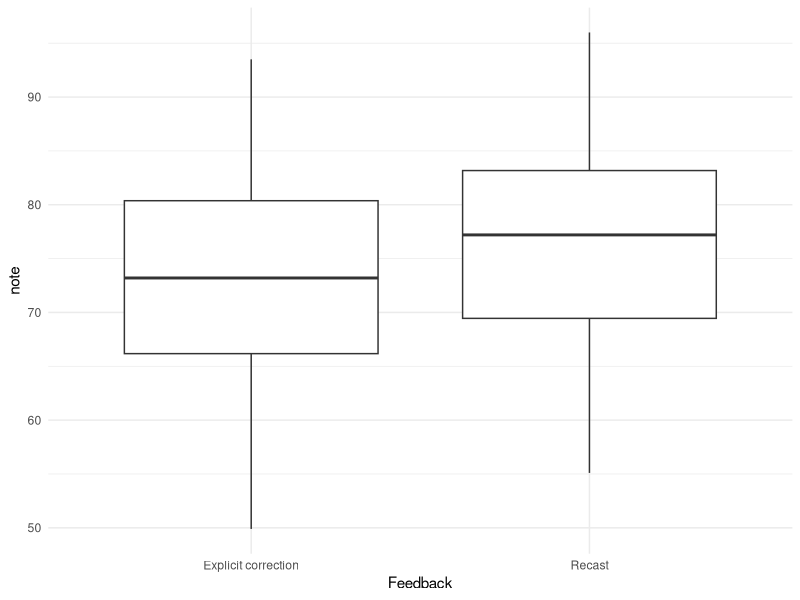
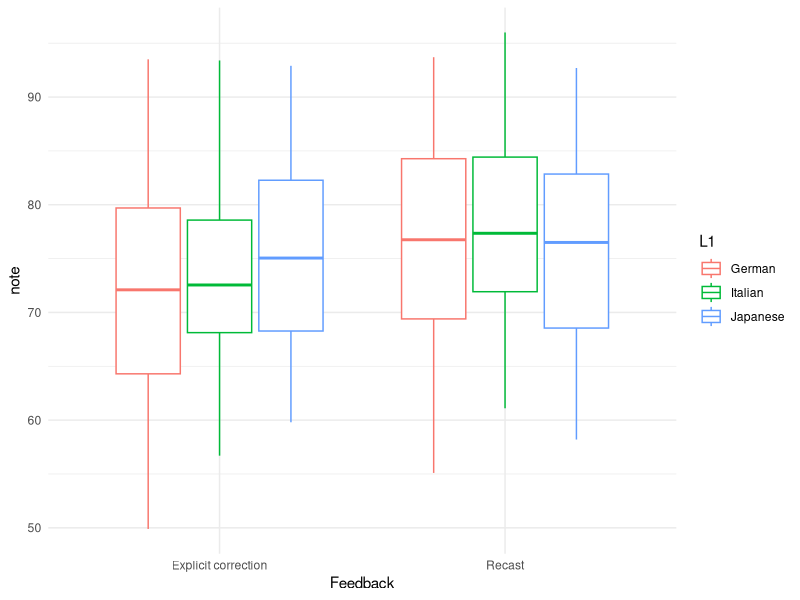
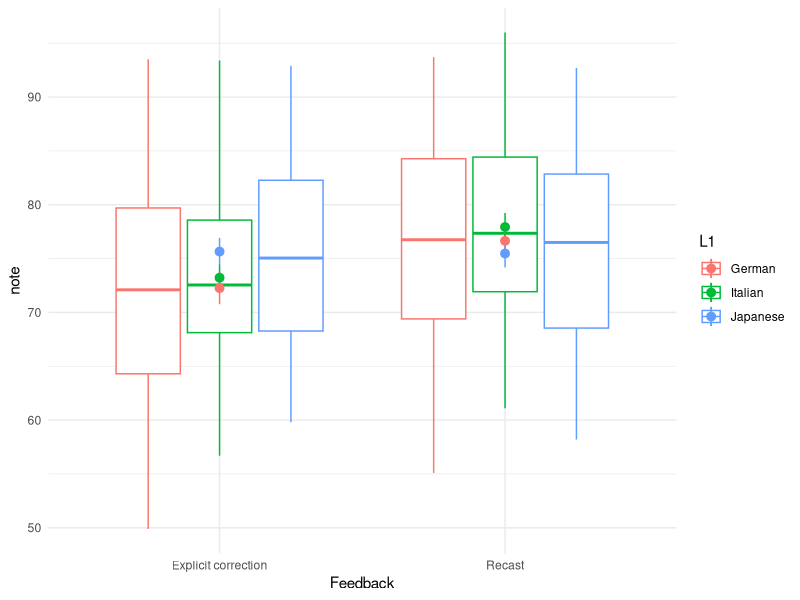
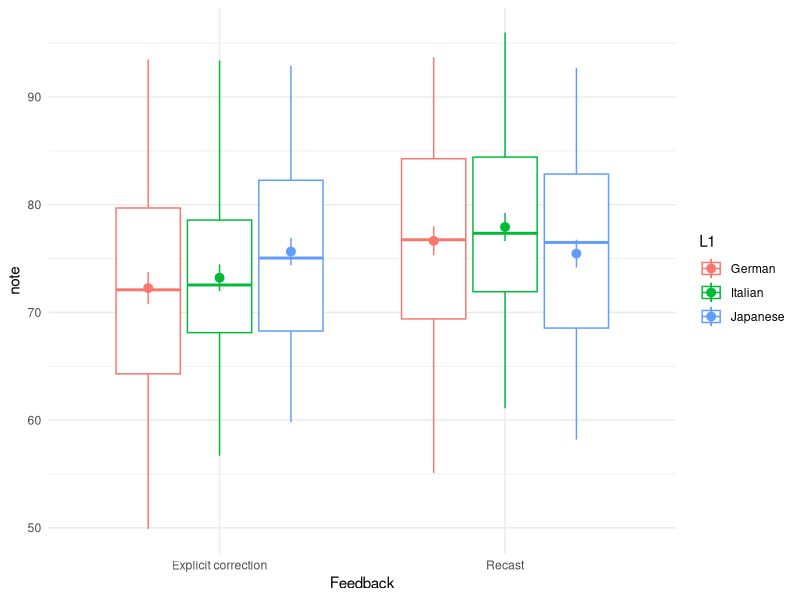
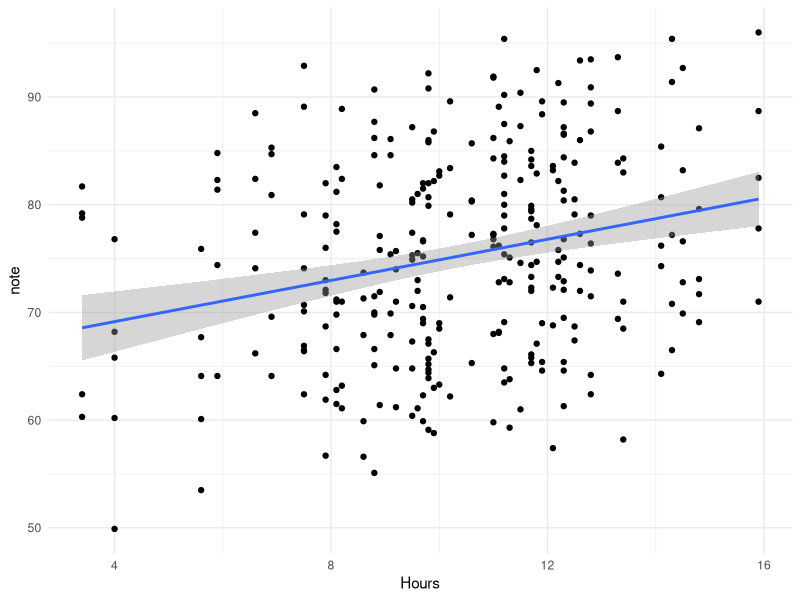
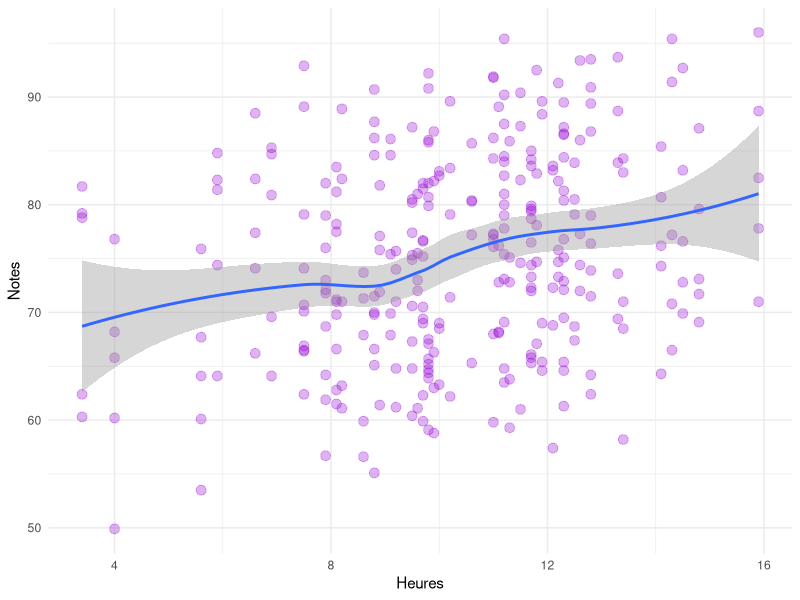
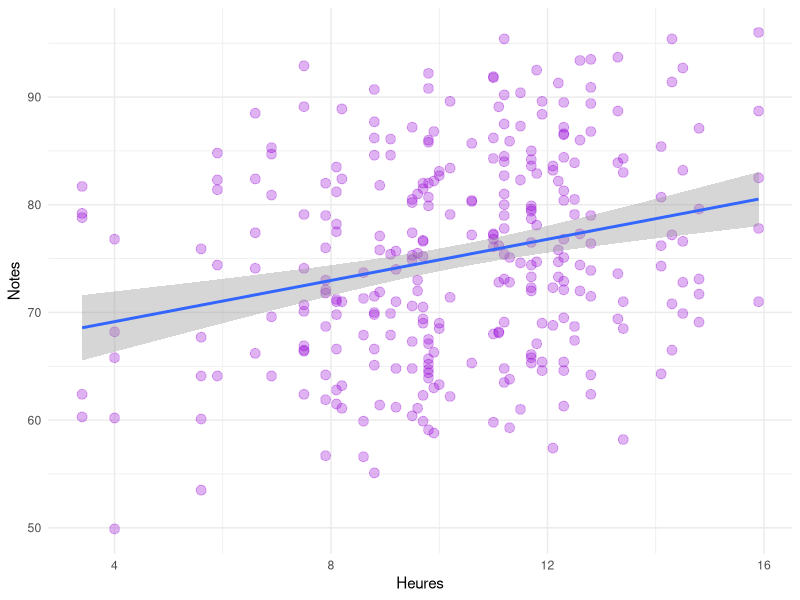

Here is the R script that generated these plots, in order:
rm(list = ls()) # Vider l'environnement
# @@@@@@@@@@@@@@@@@@@@@@@@@@@@@@@@@@@@@@@@@@@@
# Question 1
library(tidyverse)
fb <- read_csv("donnees/base/feedbackData.csv")
glimpse(fb)

fb <- fb |>
  select(-c(task_B1:task_B5))

glimpse(fb)

# @@@@@@@@@@@@@@@@@@@@@@@@@@@@@@@@@@@@@@@@@@@@
# Question 2
fb <- fb |>
  pivot_longer(
    names_to = "tache",
    values_to = "note",
    cols = task_A1:task_A5
  )

ggplot(data = fb, aes(x = Feedback, y = note)) +
  geom_boxplot() +
  theme_minimal()
# Le groupe de rétroaction `Recast` semble avoir des médianes
# des notes légèrement supérieures, mais c'est un peu difficile
# d'être certain étant donnée la superpositions
# des boîtes, c'est-à-dire la dispersion des données.

# @@@@@@@@@@@@@@@@@@@@@@@@@@@@@@@@@@@@@@@@@@@@
# Question 3
ggplot(data = fb, aes(
  x = Feedback, y = note,
  color = L1
)) +
  geom_boxplot() +
  theme_minimal()

# @@@@@@@@@@@@@@@@@@@@@@@@@@@@@@@@@@@@@@@@@@@@
# Question 4
ggplot(data = fb, aes(
  x = Feedback, y = note,
  color = L1
)) +
  geom_boxplot() +
  stat_summary() +
  theme_minimal()

# Bien que les boîtes sont ajustées automatiquement,
# les moyennes ne le sont pas. Il faut modifier manuellement
# leurs positions :
ggplot(data = fb, aes(
  x = Feedback, y = note,
  color = L1
)) +
  geom_boxplot() +
  stat_summary(
    position =
      position_dodge(width = 0.75)
  ) +
  theme_minimal()
# Voici une constatation très importante : quand on compare
# les boîtes, les groupes semblent très similaires.
# Autrement dit, les boîtes se superposent.
# Par contre, l'analyse des moyennes et de leurs erreurs standards
# nous amène à une autre conclusion : les moyennes des notes des
# locuteurs du japonais sont équivalentes entre
# `Explicit correction` et `Recast`. Celles des locuteurs de
# l'italien et de l'allemand, en revanche, sont différentes.
# Autrement dit, les erreurs standards ne se superposent pas.

# @@@@@@@@@@@@@@@@@@@@@@@@@@@@@@@@@@@@@@@@@@@@
# Question 5
ggplot(data = fb, aes(x = Hours, y = note)) +
  geom_point() +
  geom_smooth(method = "lm") +
  theme_minimal()
# Par défaut, geom_smooth() trace une courbe (loess), pas une
# droite de régression : il faut préciser method = "lm".
# On observe une tendance importante : plus le nombre
# d'heures d'études d'un participant est élevé, plus
# le score moyen augmente. Donc, apparemment, il y a
# une corrélation positive entre les deux variables.

# @@@@@@@@@@@@@@@@@@@@@@@@@@@@@@@@@@@@@@@@@@@@
# Question 6
ggplot(data = fb, aes(x = Hours, y = note)) +
  geom_point(
    size = 3, alpha = 0.3,
    color = "darkviolet"
  ) +
  geom_smooth() +
  theme_minimal() +
  labs(
    x = "Heures",
    y = "Notes"
  )

# Version avec une relation linéaire :
ggplot(data = fb, aes(x = Hours, y = note)) +
  geom_point(
    size = 3, alpha = 0.3,
    color = "darkviolet"
  ) +
  geom_smooth(method = "lm") +
  theme_minimal() +
  labs(
    x = "Heures",
    y = "Notes"
  )
